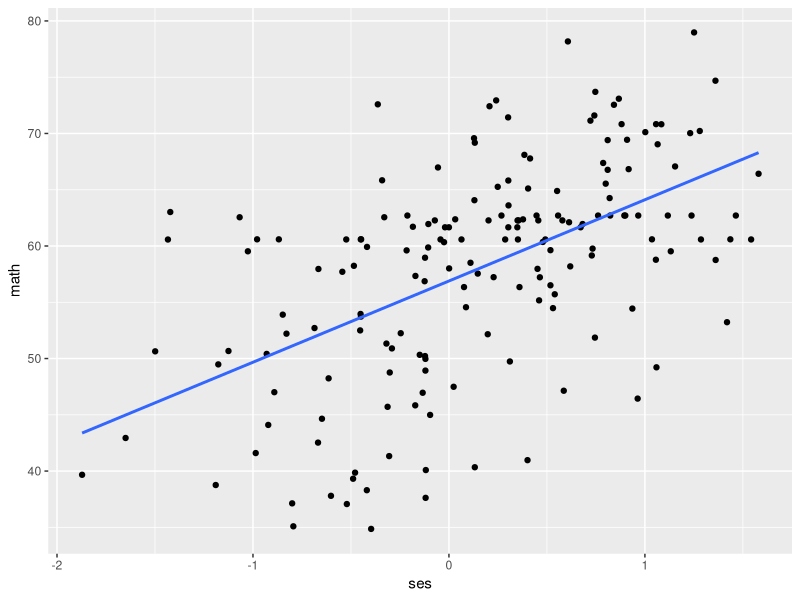

Generate this figure with R:
# Load Data and Dependencies ----------------------------------------------

library(lme4)
library(tidyverse)
# library(dplyr) # for data processing
library(lmtest) # for cluster-robust standard errors
library(sandwich) # for cluster-robust standard errors

data <- read.csv('heck2011.csv', fileEncoding = "UTF-8-BOM")

# Cluster-Robust Standard Errors ------------------------------------------

model <- lm(math ~ ses + female, data = data)
summary(model)

# ?sandwich::vcovCL
# ?lmtest::coeftest
model_crse <- coeftest(model, vcov = vcovCL, cluster = ~ schcode)
model_crse

# Estimation and Optimizers
data %>% 
  filter(schcode <= 10) %>% # subset data to make it easier to see
  ggplot(mapping = aes(x = ses, y = math)) +
  geom_point() +
  geom_smooth(method = "lm", se = FALSE, fullrange = TRUE)
# ?coeftest

# singularity
# Singularity occurs when an element of your variance-covariance matrix 
# is estimated as essentially zero as a result of extreme multicollinearity 
# or because the parameter is actually essentially zero.

# example from Chapter 6, predicting math achievement from SES with a random slope:
# the correlation between our random effects is -1.00, a sign of perfect multicollinearity
ses_l1_random <- lmer(math ~ 1 + ses + (1 + ses|schcode), data = data, REML = TRUE)

Matrix::bdiag(VarCorr(ses_l1_random))

summary(ses_l1_random)

confint(ses_l1_random, oldNames = FALSE)

# removing that problematic covariance
ses_l1_random_cov0 <- lmer(math ~ 1 + ses + (1|schcode) + (0 + ses|schcode), data = data, REML = TRUE)
summary(ses_l1_random_cov0)


# Deviance Testing for Model Comparison
# we can still use REML estimator that more accurately estimates random effects
ses_l1 <- lmer(math ~ 1 + ses + (1|schcode), data = data, REML = TRUE)
ses_l1_random_cov0 <- lmer(math ~ 1 + ses + (1|schcode) + (0 + ses|schcode), data = data, REML = TRUE)


# deviance test to compare model fit
# Specifying refit = FALSE stops the function from refitting the models with FIML
anova(ses_l1, ses_l1_random_cov0, refit = FALSE)
